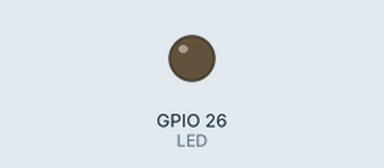
This sketch was run on a simulated ESP32. Parts: output pins drawn as LEDs (lit = HIGH).

Above: at 0.15 s.
At 39.81 s:
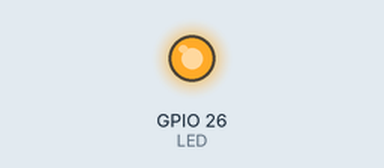
Timing chart, 0 to 40.0 s (numbered marks = the images above):
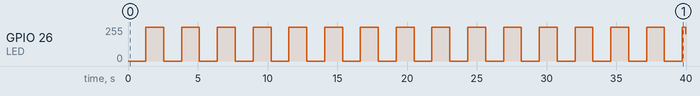

Measured:
- by itself, GPIO 26 (LED): 0/255 → 255/255 at 1.3 s, → 0/255 1.3 s later, → 255/255 1.3 s later, → 0/255 1.3 s later, … (32 changes in this stretch)

The sketch:

L05_Fade.ino
```cpp
// Lesson 5: Fade an LED in and out
// Yellow LED on pin 26 (from Lesson 2).

const int LED = 26;

void setup() {
  pinMode(LED, OUTPUT);
}

void loop() {
  for (int brightness = 0; brightness <= 255; brightness++) {
    analogWrite(LED, brightness);
    delay(5);
  }
  for (int brightness = 255; brightness >= 0; brightness--) {
    analogWrite(LED, brightness);
    delay(5);
  }
}
```
